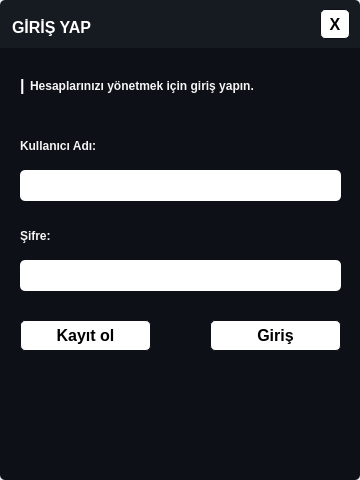
<?xml version="1.0" encoding="UTF-8"?>
<ui version="4.0">
 <class>Form</class>
 <widget class="QWidget" name="Form">
  <property name="geometry">
   <rect>
    <x>0</x>
    <y>0</y>
    <width>360</width>
    <height>480</height>
   </rect>
  </property>
  <property name="windowTitle">
   <string>Form</string>
  </property>
  <widget class="QLabel" name="label">
   <property name="geometry">
    <rect>
     <x>0</x>
     <y>0</y>
     <width>360</width>
     <height>48</height>
    </rect>
   </property>
   <property name="styleSheet">
    <string notr="true">background-color:#161B21;
border-top-left-radius:5px;
border-top-right-radius:5px;</string>
   </property>
   <property name="text">
    <string/>
   </property>
  </widget>
  <widget class="QLabel" name="label_2">
   <property name="geometry">
    <rect>
     <x>0</x>
     <y>48</y>
     <width>360</width>
     <height>432</height>
    </rect>
   </property>
   <property name="styleSheet">
    <string notr="true">background-color:#0D1017;
border-bottom-left-radius:5px;
border-bottom-right-radius:5px;</string>
   </property>
   <property name="text">
    <string/>
   </property>
  </widget>
  <widget class="QLabel" name="label_3">
   <property name="geometry">
    <rect>
     <x>12</x>
     <y>12</y>
     <width>201</width>
     <height>31</height>
    </rect>
   </property>
   <property name="styleSheet">
    <string notr="true">color: rgb(255, 255, 255);
font-weight:bold;
font-size:16px;</string>
   </property>
   <property name="text">
    <string>GİRİŞ YAP</string>
   </property>
  </widget>
  <widget class="QLabel" name="label_4">
   <property name="geometry">
    <rect>
     <x>20</x>
     <y>130</y>
     <width>111</width>
     <height>31</height>
    </rect>
   </property>
   <property name="styleSheet">
    <string notr="true">font-size:12px;
color:#f5f5f5;
font-weight:bold;
</string>
   </property>
   <property name="text">
    <string>Kullanıcı Adı:</string>
   </property>
  </widget>
  <widget class="QLineEdit" name="lineEdit">
   <property name="geometry">
    <rect>
     <x>20</x>
     <y>170</y>
     <width>321</width>
     <height>31</height>
    </rect>
   </property>
   <property name="styleSheet">
    <string notr="true">padding:5px 8px;
font-size:12px;
font-weight:bold;
color:#0D1017;
border-radius:5px;
border-style:none;</string>
   </property>
  </widget>
  <widget class="QLabel" name="label_5">
   <property name="geometry">
    <rect>
     <x>20</x>
     <y>220</y>
     <width>111</width>
     <height>31</height>
    </rect>
   </property>
   <property name="styleSheet">
    <string notr="true">font-size:12px;
color:#f5f5f5;
font-weight:bold;
</string>
   </property>
   <property name="text">
    <string>Şifre:</string>
   </property>
  </widget>
  <widget class="QLineEdit" name="lineEdit_2">
   <property name="geometry">
    <rect>
     <x>20</x>
     <y>260</y>
     <width>321</width>
     <height>31</height>
    </rect>
   </property>
   <property name="styleSheet">
    <string notr="true">padding:5px 8px;
font-size:12px;
font-weight:bold;
color:#0D1017;
border-radius:5px;
border-style:none;</string>
   </property>
  </widget>
  <widget class="QPushButton" name="pushButton">
   <property name="geometry">
    <rect>
     <x>210</x>
     <y>320</y>
     <width>131</width>
     <height>31</height>
    </rect>
   </property>
   <property name="styleSheet">
    <string notr="true">background-color:#fff;
border-radius:5px;
border:1px solid #0D1017;
font-size:16px;
font-weight:bold;
padding:5px;
</string>
   </property>
   <property name="text">
    <string>Giriş</string>
   </property>
  </widget>
  <widget class="QPushButton" name="pushButton_2">
   <property name="geometry">
    <rect>
     <x>320</x>
     <y>9</y>
     <width>30</width>
     <height>30</height>
    </rect>
   </property>
   <property name="styleSheet">
    <string notr="true">background-color:#fff;
border-radius:5px;
border:1px solid #0D1017;
font-size:16px;
font-weight:bold;
padding:5px;
</string>
   </property>
   <property name="text">
    <string>X</string>
   </property>
  </widget>
  <widget class="QLabel" name="label_6">
   <property name="geometry">
    <rect>
     <x>30</x>
     <y>75</y>
     <width>241</width>
     <height>21</height>
    </rect>
   </property>
   <property name="styleSheet">
    <string notr="true">color: #f5f5f5;
font-size:12px; 
font-weight:bold;
</string>
   </property>
   <property name="text">
    <string>Hesaplarınızı yönetmek için giriş yapın.</string>
   </property>
  </widget>
  <widget class="QPushButton" name="pushButton_3">
   <property name="geometry">
    <rect>
     <x>20</x>
     <y>320</y>
     <width>131</width>
     <height>31</height>
    </rect>
   </property>
   <property name="styleSheet">
    <string notr="true">background-color:#fff;
border-radius:5px;
border:1px solid #0D1017;
font-size:16px;
font-weight:bold;
padding:5px;
</string>
   </property>
   <property name="text">
    <string>Kayıt ol</string>
   </property>
  </widget>
  <widget class="QLabel" name="label_7">
   <property name="geometry">
    <rect>
     <x>20</x>
     <y>70</y>
     <width>16</width>
     <height>31</height>
    </rect>
   </property>
   <property name="styleSheet">
    <string notr="true">color: rgb(255, 255, 255);
font-weight:bold;
font-size:16px;</string>
   </property>
   <property name="text">
    <string>|</string>
   </property>
  </widget>
 </widget>
 <resources/>
 <connections/>
</ui>
